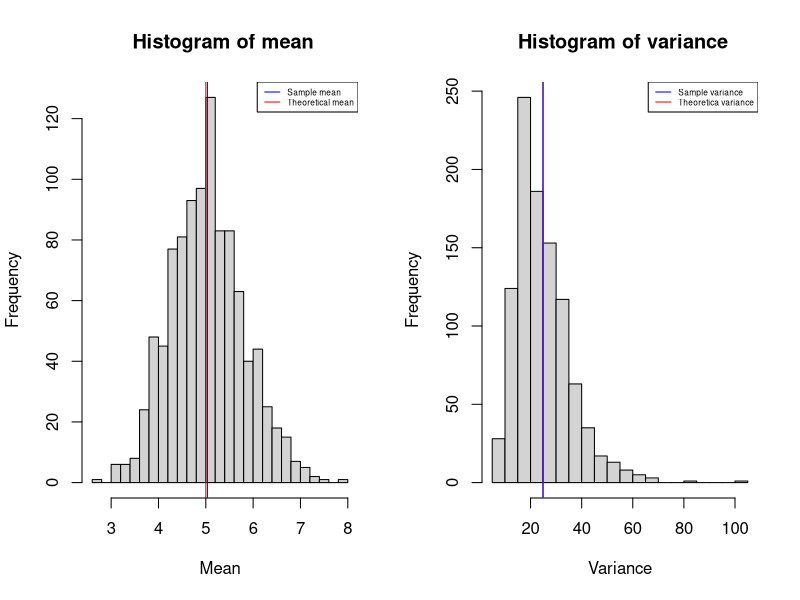
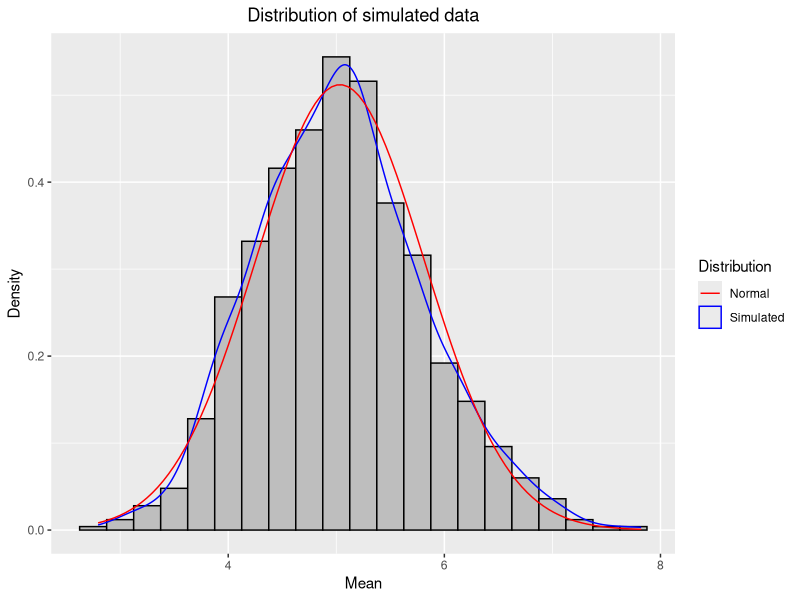

Here is the R script that generated these plots, in order:
## ---- chunk 1
knitr::opts_chunk$set(echo = TRUE)
## ---- chunk 2
library(ggplot2)
## ---- chunk 3
set.seed(2020)
lambda <- 0.2
n <- 40
rep <- 1000
sim1 <- NULL
sim2 <- NULL
for(i in 1:rep) sim1 <- c(sim1, mean(rexp(n, lambda)))
for(i in 1:rep) sim2 <- c(sim2, var(rexp(n, lambda)))
mean_sim <- mean(sim1)
var_sim <- mean(sim2)
mean_t <- 1/lambda
var_t <- (1/lambda)^2


## ---- chunk 4
par(mfrow = c(1, 2))
hist(sim1, breaks = 30, xlab = "Mean", main = " Histogram of mean")
abline(v = mean_sim, col = "blue")
abline(v = mean_t, col = "red")
legend("topright", col = c("blue", "red"), legend = c("Sample mean", "Theoretical mean"), lty = 1, cex = 0.5)

hist(sim2, breaks = 30, xlab = "Variance", main = " Histogram of variance")
abline(v = var_sim, col = "blue")
abline(v = var_t, col = "red")
legend("topright", col = c("blue", "red"), legend = c("Sample variance", "Theoretica variance"), lty = 1, cex = 0.5)
cat(paste(c("The mean of sample mean is ", mean_sim, " that is pretty close to the theoretical mean ", 
            mean_t), sep = "", collapse = ""))
cat(paste(c("The mean of sample var is ", var_sim, " that is also close to the theoretical variance ", 
            var_t), sep = "", collapse = ""))


## ---- chunk 5
sim3 <- as.data.frame(sim1)
ggplot(sim3, aes(x = sim1)) +
        geom_histogram(aes(y = ..density..), binwidth = 0.25, col = "black", fill = "gray") +
        geom_density(aes(color = "Simulated")) +
        geom_function(aes(color = "Normal"), fun = dnorm, args = list(mean = mean_sim, sd = sd(sim1))) +
        labs(x = "Mean", y = "Density", title = "Distribution of simulated data", color ="Legend") +
        theme(plot.title = element_text(hjust = 0.5)) +
        scale_color_manual("Distribution", values = c("red", "blue"))
cat(paste("The density line of simulated data is very similar to the normal distribution."))
